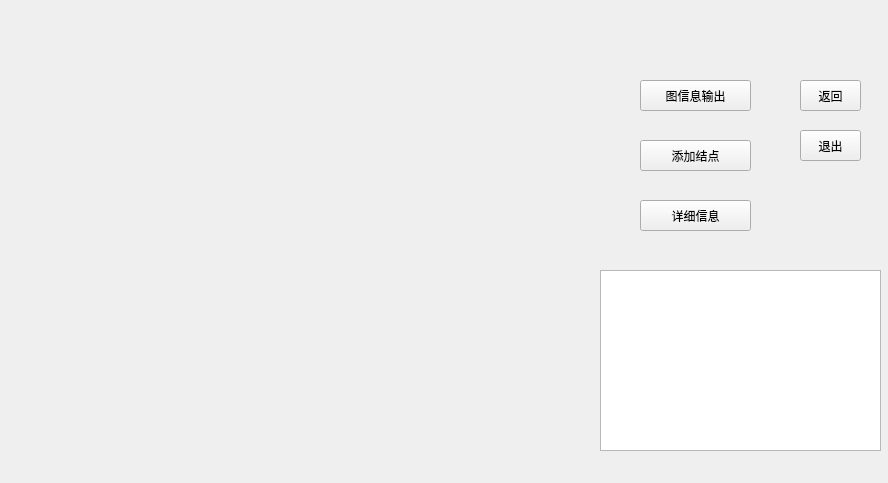
<?xml version="1.0" encoding="UTF-8"?>
<ui version="4.0">
 <class>NetWork</class>
 <widget class="QWidget" name="NetWork">
  <property name="geometry">
   <rect>
    <x>0</x>
    <y>0</y>
    <width>888</width>
    <height>483</height>
   </rect>
  </property>
  <property name="windowTitle">
   <string>Form</string>
  </property>
  <widget class="QTextBrowser" name="testBrowser">
   <property name="geometry">
    <rect>
     <x>600</x>
     <y>270</y>
     <width>281</width>
     <height>181</height>
    </rect>
   </property>
  </widget>
  <widget class="QPushButton" name="exit">
   <property name="geometry">
    <rect>
     <x>800</x>
     <y>130</y>
     <width>61</width>
     <height>31</height>
    </rect>
   </property>
   <property name="text">
    <string>退出</string>
   </property>
  </widget>
  <widget class="QPushButton" name="back">
   <property name="geometry">
    <rect>
     <x>800</x>
     <y>80</y>
     <width>61</width>
     <height>31</height>
    </rect>
   </property>
   <property name="text">
    <string>返回</string>
   </property>
  </widget>
  <widget class="QPushButton" name="tableOut">
   <property name="geometry">
    <rect>
     <x>640</x>
     <y>80</y>
     <width>111</width>
     <height>31</height>
    </rect>
   </property>
   <property name="text">
    <string>图信息输出</string>
   </property>
  </widget>
  <widget class="QPushButton" name="addNodeButton">
   <property name="geometry">
    <rect>
     <x>640</x>
     <y>140</y>
     <width>111</width>
     <height>31</height>
    </rect>
   </property>
   <property name="text">
    <string>添加结点</string>
   </property>
  </widget>
  <widget class="QPushButton" name="DeInfo">
   <property name="geometry">
    <rect>
     <x>640</x>
     <y>200</y>
     <width>111</width>
     <height>31</height>
    </rect>
   </property>
   <property name="text">
    <string>详细信息</string>
   </property>
  </widget>
 </widget>
 <resources/>
 <connections/>
</ui>
